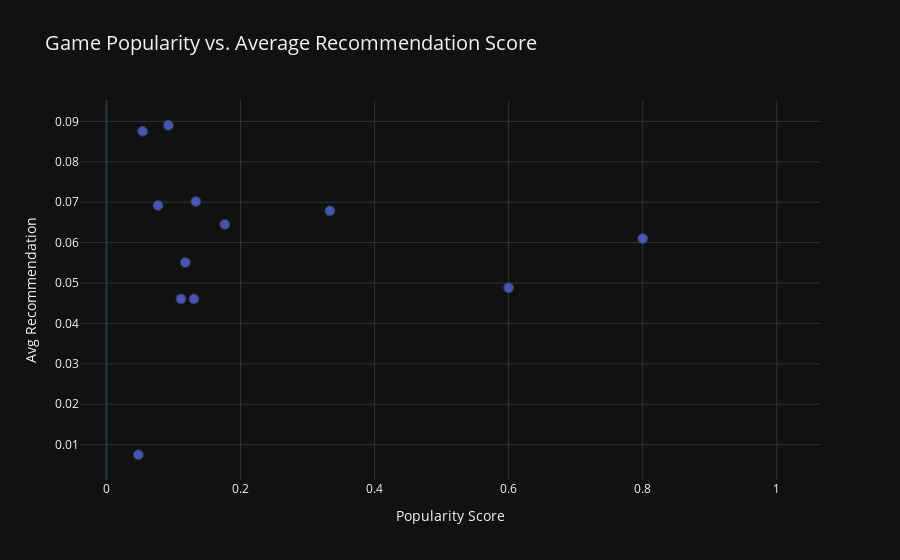

This figure's notebook cell:
### Markdown cell above
This advanced hybrid recommendation function combines content-based, collaborative filtering, cluster-based, and similar user influences, along with popularity metrics, to generate personalized game recommendations. It calculates weighted scores for each recommendation source, sorts and filters the results, and excludes games already reviewed or played. Finally, it prints the top recommendations with detailed game information, demonstrated here for the game "Dota 2" and user "userpig."

### Code cell
import pandas as pd
import plotly.express as px

# Calculate the average recommendation score for each game
average_recommendations = preds_df.drop(columns='cluster', errors='ignore').mean().reset_index()
average_recommendations.columns = ['name', 'avg_recommendation']

# Merge with games_description based on the 'name' column
popularity_recommendation = games_description.merge(
    average_recommendations,
    on='name',
    how='left'
)
popularity_recommendation['popularity_score'].fillna(0, inplace=True)

# Scatter plot of popularity vs. average recommendation score
fig = px.scatter(
    popularity_recommendation,
    x='popularity_score',
    y='avg_recommendation',
    hover_name='name',
    title='Game Popularity vs. Average Recommendation Score',
    labels={'popularity_score': 'Popularity Score', 'avg_recommendation': 'Avg Recommendation'},
    template='plotly_dark'
)
fig.update_traces(marker=dict(size=10, opacity=0.7, line=dict(width=1, color='DarkSlateGrey')))
fig.update_layout(title_font_size=20, legend_title_font_size=14)
fig.show()

### Figure 1 — Plotly figure (JSON) as saved in the notebook; plotly's stock layout.template omitted (floating-point values rounded to 4 significant figures; data arrays with more than 128 entries replaced by an {"elided": "..."} marker saying what was removed)
{"data": [{"hovertemplate": "<b>%{hovertext}</b><br><br>Popularity Score=%{x}<br>Avg Recommendation=%{y}<extra></extra>", "hovertext": {"elided": "290 str values"}, "legendgroup": "", "marker": {"color": "#636efa", "line": {"color": "DarkSlateGrey", "width": 1}, "opacity": 0.7, "size": 10, "symbol": "circle"}, "mode": "markers", "name": "", "orientation": "v", "showlegend": false, "type": "scatter", "x": {"elided": "290 float values"}, "xaxis": "x", "y": {"elided": "290 float values"}, "yaxis": "y"}], "layout": {"legend": {"title": {"font": {"size": 14}}, "tracegroupgap": 0}, "title": {"font": {"size": 20}, "text": "Game Popularity vs. Average Recommendation Score"}, "xaxis": {"anchor": "y", "domain": [0, 1], "title": {"text": "Popularity Score"}}, "yaxis": {"anchor": "x", "domain": [0, 1], "title": {"text": "Avg Recommendation"}}}}
